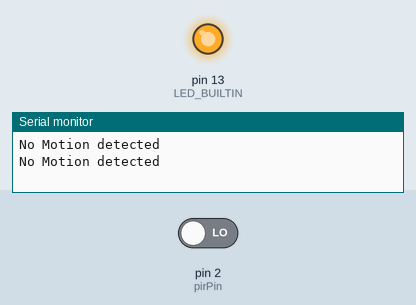
The sketch below on a simulated Arduino Uno, built with avr-gcc and run on an emulated ATmega328P. Parts: output pins drawn as LEDs (lit = HIGH), the last lines printed to the serial monitor. Inputs (shaded band) come from the test bench; at power-on: pin 2 (pirPin) LOW.

Above: at 18.0 s.
18.1 s: pin 2 (pirPin) driven HIGH
At 21.4 s:
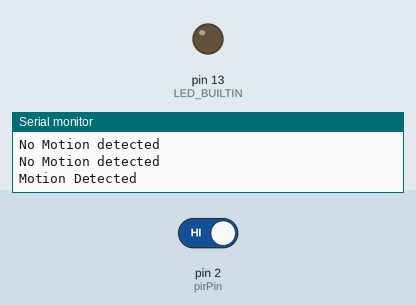
28.1 s: pin 2 (pirPin) driven LOW
At 31.4 s:
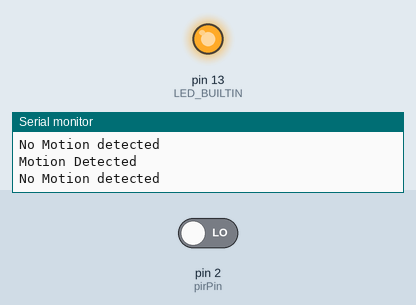
Timing chart, 0 to 32.9 s (numbered marks = the images above; inputs shaded):
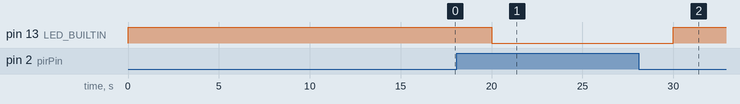

Measured:
- after the input at 18.1 s, pin 13 (LED_BUILTIN): HIGH → LOW after 1.9 s
- after the input at 28.1 s, pin 13 (LED_BUILTIN): LOW → HIGH after 1.9 s

The sketch:

HC-SR501.ino
```cpp
/*
Presence sensor HC-SR501


*/
//Define the pins
#define pirPin 2

// Variable to change detect and change the status
int val = 0;
int count = 0;
int delayMS = 10000;

// the setup function runs once when you press reset or power the board
void setup() {
  // initialize digital pin LED_BUILTIN as an output.
  pinMode(LED_BUILTIN, OUTPUT);
  pinMode(pirPin, INPUT);
  // Begin serial communication at a baud rate of 9600:
  Serial.begin(9600);

}

// the loop function runs over and over again forever
void loop() {
  // Read the sensor
  val = digitalRead(pirPin);
  // if detect motion don't move and wait
  if (val == HIGH) {

      Serial.println("Motion Detected");
      digitalWrite(LED_BUILTIN, LOW);
      delay(delayMS);
    // If not detected move  and wait
    } else{

      Serial.println("No Motion detected");
      digitalWrite(LED_BUILTIN, HIGH);
      delay(delayMS);
  }

}
```
